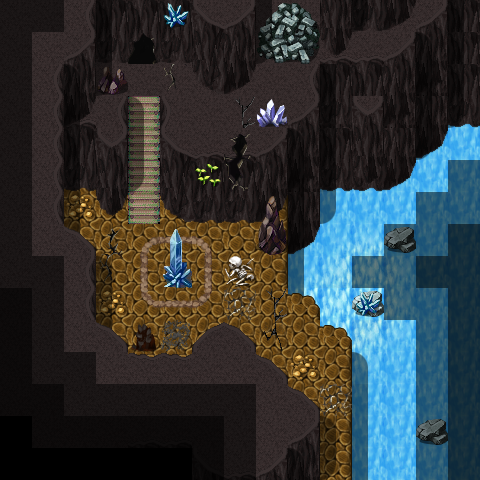

This game map was drawn from its Tiled (.tmx) file and the tilesets committed beside it. A one-line description and the trimmed map source follow:
An orthogonal 15x15 tile map with 32x32 px tiles, 3 tile layers (Ground, Objects, Above), 3 hidden layers not drawn, 59 tilesets and 8 objects (5x spawn, mapchange, script, replace).

<map version="1.0" orientation="orthogonal" width="15" height="15" tilewidth="32" tileheight="32">
 <tileset firstgid="1" name="map_bed_1" tilewidth="32" tileheight="32">
  <image source="../drawable/map_bed_1.png" width="512" height="256" />
 </tileset>
 <tileset firstgid="129" name="map_border_1" tilewidth="32" tileheight="32">
  <image source="../drawable/map_border_1.png" width="512" height="256" />
 </tileset>
 <tileset firstgid="257" name="map_bridge_1" tilewidth="32" tileheight="32">
  <image source="../drawable/map_bridge_1.png" width="512" height="256" />
 </tileset>
 <tileset firstgid="385" name="map_bridge_2" tilewidth="32" tileheight="32">
  <image source="../drawable/map_bridge_2.png" width="512" height="256" />
 </tileset>
 <tileset firstgid="513" name="map_broken_1" tilewidth="32" tileheight="32">
  <image source="../drawable/map_broken_1.png" width="512" height="256" />
 </tileset>
 <tileset firstgid="641" name="map_cavewall_1" tilewidth="32" tileheight="32">
  <image source="../drawable/map_cavewall_1.png" width="576" height="192" />
 </tileset>
 <tileset firstgid="749" name="map_cavewall_2" tilewidth="32" tileheight="32">
  <image source="../drawable/map_cavewall_2.png" width="576" height="192" />
 </tileset>
 <tileset firstgid="857" name="map_cavewall_3" tilewidth="32" tileheight="32">
  <image source="../drawable/map_cavewall_3.png" width="576" height="192" />
 </tileset>
 <tileset firstgid="965" name="map_cavewall_4" tilewidth="32" tileheight="32">
  <image source="../drawable/map_cavewall_4.png" width="576" height="192" />
 </tileset>
 <tileset firstgid="1073" name="map_chair_table_1" tilewidth="32" tileheight="32">
  <image source="../drawable/map_chair_table_1.png" width="512" height="256" />
 </tileset>
 <tileset firstgid="1201" name="map_chair_table_2" tilewidth="32" tileheight="32">
  <image source="../drawable/map_chair_table_2.png" width="512" height="256" />
 </tileset>
 <tileset firstgid="1329" name="map_crate_1" tilewidth="32" tileheight="32">
  <image source="../drawable/map_crate_1.png" width="512" height="256" />
 </tileset>
 <tileset firstgid="1457" name="map_cupboard_1" tilewidth="32" tileheight="32">
  <image source="../drawable/map_cupboard_1.png" width="512" height="256" />
 </tileset>
 <tileset firstgid="1585" name="map_curtain_1" tilewidth="32" tileheight="32">
  <image source="../drawable/map_curtain_1.png" width="512" height="256" />
 </tileset>
 <tileset firstgid="1713" name="map_entrance_1" tilewidth="32" tileheight="32">
  <image source="../drawable/map_entrance_1.png" width="512" height="256" />
 </tileset>
 <tileset firstgid="1841" name="map_entrance_2" tilewidth="32" tileheight="32">
  <image source="../drawable/map_entrance_2.png" width="512" height="256" />
 </tileset>
 <tileset firstgid="1969" name="map_fence_1" tilewidth="32" tileheight="32">
  <image source="../drawable/map_fence_1.png" width="512" height="256" />
 </tileset>
 <tileset firstgid="2097" name="map_fence_2" tilewidth="32" tileheight="32">
  <image source="../drawable/map_fence_2.png" width="512" height="256" />
 </tileset>
 <tileset firstgid="2225" name="map_fence_3" tilewidth="32" tileheight="32">
  <image source="../drawable/map_fence_3.png" width="512" height="256" />
 </tileset>
 <tileset firstgid="2353" name="map_fence_4" tilewidth="32" tileheight="32">
  <image source="../drawable/map_fence_4.png" width="512" height="256" />
 </tileset>
 <tileset firstgid="2481" name="map_ground_1" tilewidth="32" tileheight="32">
  <image source="../drawable/map_ground_1.png" width="512" height="256" />
 </tileset>
 <tileset firstgid="2609" name="map_ground_2" tilewidth="32" tileheight="32">
  <image source="../drawable/map_ground_2.png" width="512" height="256" />
 </tileset>
 <tileset firstgid="2737" name="map_ground_3" tilewidth="32" tileheight="32">
  <image source="../drawable/map_ground_3.png" width="512" height="256" />
 </tileset>
 <tileset firstgid="2865" name="map_ground_4" tilewidth="32" tileheight="32">
  <image source="../drawable/map_ground_4.png" width="512" height="256" />
 </tileset>
 <tileset firstgid="2993" name="map_ground_5" tilewidth="32" tileheight="32">
  <image source="../drawable/map_ground_5.png" width="512" height="256" />
 </tileset>
 <tileset firstgid="3121" name="map_ground_6" tilewidth="32" tileheight="32">
  <image source="../drawable/map_ground_6.png" width="512" height="256" />
 </tileset>
 <tileset firstgid="3249" name="map_ground_7" tilewidth="32" tileheight="32">
  <image source="../drawable/map_ground_7.png" width="512" height="256" />
 </tileset>
 <tileset firstgid="3377" name="map_ground_8" tilewidth="32" tileheight="32">
  <image source="../drawable/map_ground_8.png" width="512" height="256" />
 </tileset>
 <tileset firstgid="3505" name="map_house_1" tilewidth="32" tileheight="32">
  <image source="../drawable/map_house_1.png" width="512" height="256" />
 </tileset>
 <tileset firstgid="3633" name="map_house_2" tilewidth="32" tileheight="32">
  <image source="../drawable/map_house_2.png" width="512" height="256" />
 </tileset>
 <tileset firstgid="3761" name="map_indoor_1" tilewidth="32" tileheight="32">
  <image source="../drawable/map_indoor_1.png" width="512" height="256" />
 </tileset>
 <tileset firstgid="3889" name="map_indoor_2" tilewidth="32" tileheight="32">
  <image source="../drawable/map_indoor_2.png" width="512" height="256" />
 </tileset>
 <tileset firstgid="4017" name="map_kitchen_1" tilewidth="32" tileheight="32">
  <image source="../drawable/map_kitchen_1.png" width="512" height="256" />
 </tileset>
 <tileset firstgid="4145" name="map_outdoor_1" tilewidth="32" tileheight="32">
  <image source="../drawable/map_outdoor_1.png" width="512" height="256" />
 </tileset>
 <tileset firstgid="4273" name="map_pillar_1" tilewidth="32" tileheight="32">
  <image source="../drawable/map_pillar_1.png" width="512" height="256" />
 </tileset>
 <tileset firstgid="4401" name="map_pillar_2" tilewidth="32" tileheight="32">
  <image source="../drawable/map_pillar_2.png" width="512" height="256" />
 </tileset>
 <tileset firstgid="4529" name="map_plant_1" tilewidth="32" tileheight="32">
  <image source="../drawable/map_plant_1.png" width="512" height="256" />
 </tileset>
 <tileset firstgid="4657" name="map_plant_2" tilewidth="32" tileheight="32">
  <image source="../drawable/map_plant_2.png" width="512" height="256" />
 </tileset>
 <tileset firstgid="4785" name="map_rock_1" tilewidth="32" tileheight="32">
  <image source="../drawable/map_rock_1.png" width="512" height="256" />
 </tileset>
 <tileset firstgid="4913" name="map_rock_2" tilewidth="32" tileheight="32">
  <image source="../drawable/map_rock_2.png" width="512" height="256" />
 </tileset>
 <tileset firstgid="5041" name="map_roof_1" tilewidth="32" tileheight="32">
  <image source="../drawable/map_roof_1.png" width="512" height="256" />
 </tileset>
 <tileset firstgid="5169" name="map_roof_2" tilewidth="32" tileheight="32">
  <image source="../drawable/map_roof_2.png" width="512" height="256" />
 </tileset>
 <tileset firstgid="5297" name="map_roof_3" tilewidth="32" tileheight="32">
  <image source="../drawable/map_roof_3.png" width="512" height="256" />
 </tileset>
 <tileset firstgid="5425" name="map_shop_1" tilewidth="32" tileheight="32">
  <image source="../drawable/map_shop_1.png" width="512" height="256" />
 </tileset>
 <tileset firstgid="5553" name="map_sign_ladder_1" tilewidth="32" tileheight="32">
  <image source="../drawable/map_sign_ladder_1.png" width="512" height="256" />
 </tileset>
 <tileset firstgid="5681" name="map_table_1" tilewidth="32" tileheight="32">
  <image source="../drawable/map_table_1.png" width="512" height="256" />
 </tileset>
 <tileset firstgid="5809" name="map_trail_1" tilewidth="32" tileheight="32">
  <image source="../drawable/map_trail_1.png" width="512" height="256" />
 </tileset>
 <tileset firstgid="5937" name="map_transition_1" tilewidth="32" tileheight="32">
  <image source="../drawable/map_transition_1.png" width="512" height="256" />
 </tileset>
 <tileset firstgid="6065" name="map_transition_2" tilewidth="32" tileheight="32">
  <image source="../drawable/map_transition_2.png" width="512" height="256" />
 </tileset>
 <tileset firstgid="6193" name="map_transition_3" tilewidth="32" tileheight="32">
  <image source="../drawable/map_transition_3.png" width="512" height="256" />
 </tileset>
 <tileset firstgid="6321" name="map_transition_4" tilewidth="32" tileheight="32">
  <image source="../drawable/map_transition_4.png" width="512" height="256" />
 </tileset>
 <tileset firstgid="6449" name="map_tree_1" tilewidth="32" tileheight="32">
  <image source="../drawable/map_tree_1.png" width="512" height="256" />
 </tileset>
 <tileset firstgid="6577" name="map_tree_2" tilewidth="32" tileheight="32">
  <image source="../drawable/map_tree_2.png" width="512" height="256" />
 </tileset>
 <tileset firstgid="6705" name="map_wall_1" tilewidth="32" tileheight="32">
  <image source="../drawable/map_wall_1.png" width="512" height="256" />
 </tileset>
 <tileset firstgid="6833" name="map_wall_2" tilewidth="32" tileheight="32">
  <image source="../drawable/map_wall_2.png" width="480" height="256" />
 </tileset>
 <tileset firstgid="6953" name="map_wall_3" tilewidth="32" tileheight="32">
  <image source="../drawable/map_wall_3.png" width="480" height="256" />
 </tileset>
 <tileset firstgid="7073" name="map_wall_4" tilewidth="32" tileheight="32">
  <image source="../drawable/map_wall_4.png" width="480" height="256" />
 </tileset>
 <tileset firstgid="7193" name="map_window_1" tilewidth="32" tileheight="32">
  <image source="../drawable/map_window_1.png" width="512" height="256" />
 </tileset>
 <tileset firstgid="7321" name="map_window_2" tilewidth="32" tileheight="32">
  <image source="../drawable/map_window_2.png" width="512" height="256" />
 </tileset>
 <layer name="Ground" width="15" height="15">
  <data>[225 cells, 225 non-empty, 18 distinct tile ids]</data>
 </layer>
 <layer name="Objects" width="15" height="15">
  <data>[225 cells, 132 non-empty, 41 distinct tile ids]</data>
 </layer>
 <layer name="Above" width="15" height="15">
  <data>[225 cells, 78 non-empty, 13 distinct tile ids]</data>
 </layer>
 <layer name="Above_replace" width="15" height="15" visible="0">
  <data>[225 cells, 3 non-empty, 3 distinct tile ids]</data>
 </layer>
 <layer name="Walkable" width="15" height="15" visible="0">
  <data>[225 cells, 187 non-empty, 1 distinct tile ids]</data>
 </layer>
 <layer name="Walkable_replace" width="15" height="15" visible="0">
  <data>[225 cells, 3 non-empty, 1 distinct tile ids]</data>
 </layer>
 <objectgroup name="Mapevents" width="15" height="15">
  <object name="south" type="mapchange" x="320" y="448" width="32" height="32">
   <properties>
    <property name="map" value="arulircave1" />
    <property name="place" value="north" />
   </properties>
  </object>
  <object name="arulircave_trap06" type="script" x="224" y="224" width="32" height="32">
   <properties>
    <property name="when" value="enter" />
   </properties>
  </object>
 </objectgroup>
 <objectgroup name="Spawn" width="15" height="15" visible="0">
  <object name="gornaud_4" type="spawn" x="160" y="64" width="160" height="96" />
  <object name="arulir_2" type="spawn" x="128" y="96" width="32" height="64" />
  <object name="arulir_2" type="spawn" x="128" y="160" width="32" height="64" />
  <object name="arulir_2" type="spawn" x="96" y="224" width="192" height="160">
   <properties>
    <property name="quantity" value="2" />
   </properties>
  </object>
  <object name="arulir_2" type="spawn" x="256" y="288" width="96" height="96" />
 </objectgroup>
 <objectgroup name="Keys" width="15" height="15" />
 <objectgroup name="Replace" width="15" height="15">
  <object name="arulircave_trap06:10" type="replace" x="224" y="160" width="32" height="96">
   <properties>
    <property name="Above" value="Above_replace" />
    <property name="Walkable" value="Walkable_replace" />
   </properties>
  </object>
 </objectgroup>
</map>
